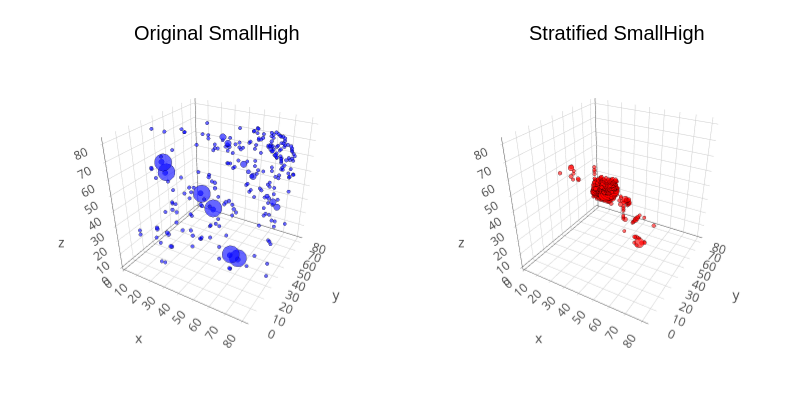

The code cell stored with this chart in its notebook:
### Code cell
process_high_school_hypergraph(80; number_label=4)
